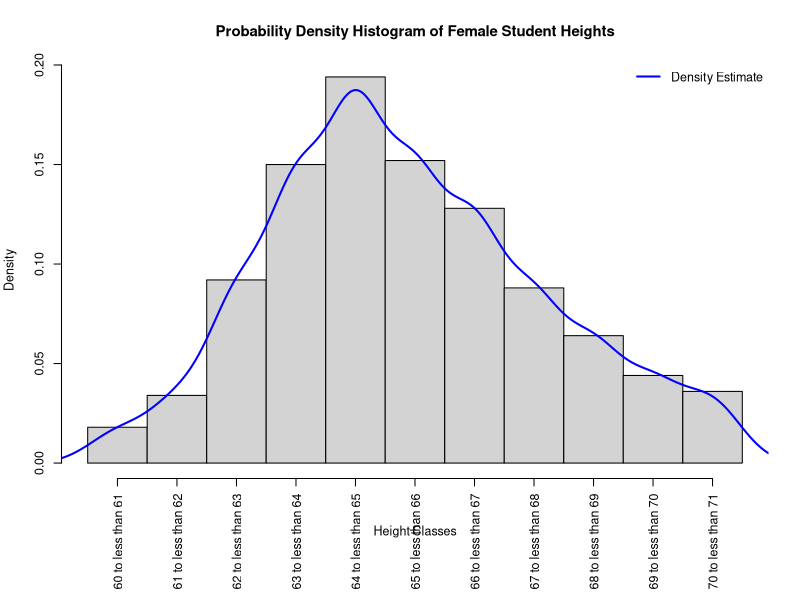
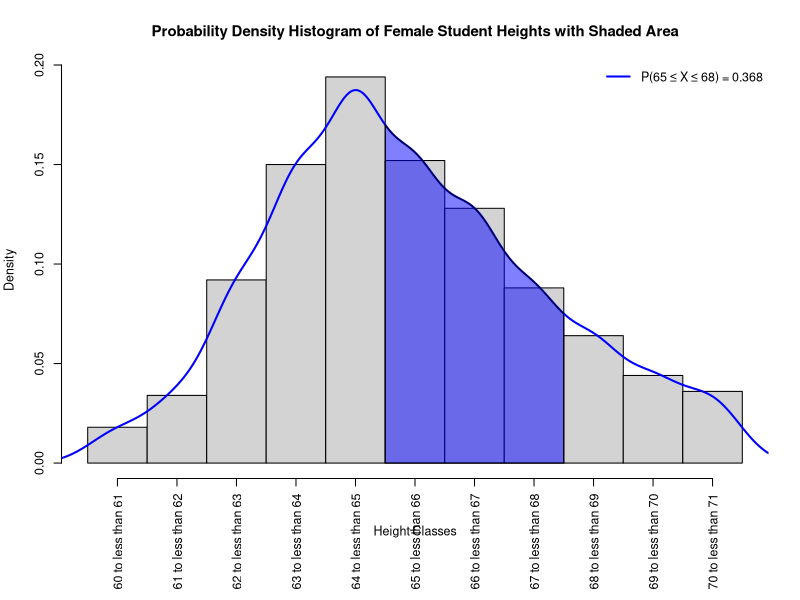
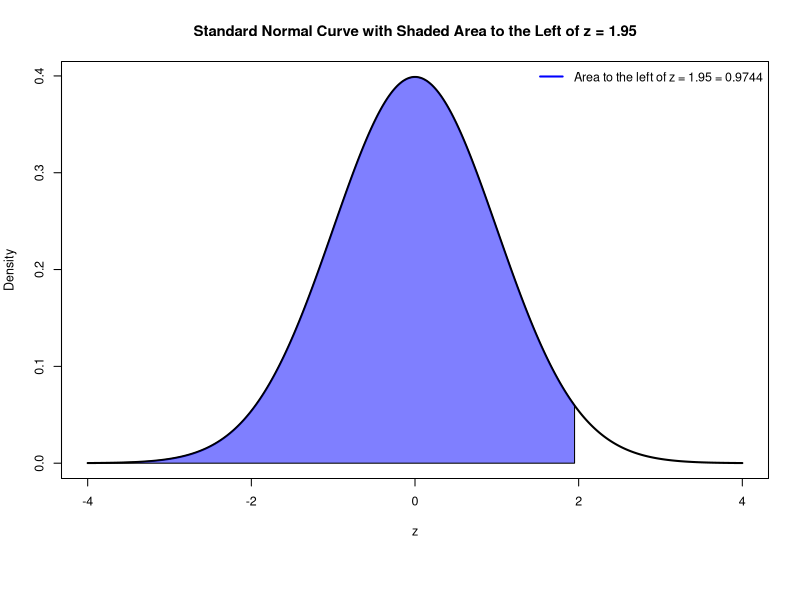

Source code (R) for these figures, in order:
## Suppose 5000 female students are enrolled at a university, and X is the
## continuous random variable that represents the height in inches of a randomly
## selected female student. Note that these are exact probabilities because we
## are considering the population of all female students enrolled at the
## university.

# Height Classes

C <- c("60 to less than 61", "61 to less than 62", "62 to less than 63", 
       "63 to less than 64", "64 to less than 65", "65 to less than 66", 
       "66 to less than 67", "67 to less than 68", "68 to less than 69", 
       "69 to less than 70", "70 to less than 71")

# Frequencies
f <- c(90, 170, 460, 750, 970, 
       760, 640, 440, 320, 220, 180)

# Relative Frequencies
rf <- c(0.018, 0.034, 0.092, 0.150, 0.194, 
        0.152, 0.128, 0.088, 0.064, 0.044, 0.036)

## Create a probability density histogram for these data and then superimpose a
## density estimate on the histogram. Use only the base R functions.

# Create a data frame
height_data <- data.frame(Class = C, Frequency = f, Relative_Frequency = rf)
height_data
# Create the histogram, make plot less taller than normal
par(cex=.75, mar=c(8,4,4,2)+0.1)
hist(rep(1:11, times = f),
     breaks = seq(0.5, 11.5, by = 1),
     freq = FALSE,
     xlab = "Height Classes",
     ylab = "Density",
     main = "Probability Density Histogram of Female Student Heights",
     xaxt = "n")
axis(1, at = 1:11, labels = C, las = 2)
# Superimpose a density estimate
lines(density(rep(1:11, times = f),bw=0.5), col = "blue", lwd = 2)
# Add a legend
legend("topright", legend = "Density Estimate", col = "blue", lwd = 2,bty="n")

## For this data and using the density estimate, compute the probability that
#the height of a randomly selected female student from this university, X, lies
#in the interval 65 to 68 inches (i.e., P(65 ≤ X ≤ 68)). There are 11 classes,
#and the classes corresponding to 65 to 68 inches are 6 to 8. Here we could
#approximate the area by taking the sum of the relative frequencies for classes
#6, 7, and 8, which represents the areas of the bars in the histogram for these
#classes.
prob_65_68 <- sum(rf[6:8])
prob_65_68
# Output: 0.368=0.152+0.128+0.088
## Plot the density estimate then shade the area corresponding to this probability.
# Create the histogram again
par(cex=.75, mar=c(8,4,4,2)+0.1)
hist(rep(1:11, times = f),
     breaks = seq(0.5, 11.5, by = 1),
     freq = FALSE,
     xlab = "Height Classes",
     ylab = "Density",
     main = "Probability Density Histogram of Female Student Heights with Shaded Area",
     xaxt = "n")
axis(1, at = 1:11, labels = C, las = 2)
# Superimpose the density estimate
density_est <- density(rep(1:11, times = f),bw=0.5)
lines(density_est, col = "blue", lwd = 2)
# Shade the area corresponding to P(65 ≤ X ≤ 68)
x_shade <- seq(5.5, 8.5, length.out = 100)
y_shade <- approx(density_est$x, density_est$y, xout = x_shade)$y
polygon(c(x_shade, rev(x_shade)), c(y_shade, rep(0, length(y_shade))), col = rgb(0, 0, 1, 0.5))
# Add a legend and add the probability value
legend("topright", legend = paste("P(65 ≤ X ≤ 68) =", round(prob_65_68, 3)), col = "blue", lwd = 2,bty="n")

# Now, use the density curve estimate to approximate the probability that the
# height of a randomly selected female student from this university, X, lies
# between 65 and 68 inches. The probability P(65 ≤ X ≤ 68) is approximated by
# the area under the density curve from 65 to 68 inches. Use numerican
# integration in R to compute this area. Define the density function based on
# the density estimate
density_function <- function(x) {
  approx(density_est$x, density_est$y, xout = x)$y
}
# Compute the area under the curve from 5.5 to 8.5 (corresponding to 65 to 68
# inches)
area_65_68 <- integrate(density_function, lower = 5.5, upper = 8.5)$value
area_65_68
# Output: 0.3707751

# Find the area under the standard normal curve to the left of z = 1.95. Plot the standard normal curve and shade the area to the left of z = 1.95.

# Define the standard normal density function
std_normal_density <- function(z) {
  return(dnorm(z))
}

# Compute the area to the left of z = 1.95 using numerical integration
area_left_1.95 <- integrate(std_normal_density, lower = -Inf, upper = 1.95)$value
area_left_1.95
# Output: 0.9744
# Plot the standard normal curve
z_values <- seq(-4, 4, length.out = 1000)
plot(z_values, std_normal_density(z_values), type = "l", lwd = 2,
     main = "Standard Normal Curve with Shaded Area to the Left of z = 1.95",
     xlab = "z", ylab = "Density")
# Shade the area to the left of z = 1.95
z_shade <- seq(-4, 1.95, length.out = 100)
y_shade <- std_normal_density(z_shade)
polygon(c(z_shade, rev(z_shade)), c(y_shade, rep(0, length(y_shade))), col = rgb(0, 0, 1, 0.5))
# Add a legend and the area value
legend("topright", legend = paste("Area to the left of z = 1.95 =", round(area_left_1.95, 4)), col = "blue", lwd = 2,bty="n")

# We could instead use the pnorm() function in R to find this area, which gives
# the cumulative area from the far left up to the specified z-value. This is
# what one would do in general. Or if you only had access to a standard normal
# table, you could look up the area corresponding to z = 1.95.
area_left_1.95_pnorm <- pnorm(1.95)
area_left_1.95_pnorm